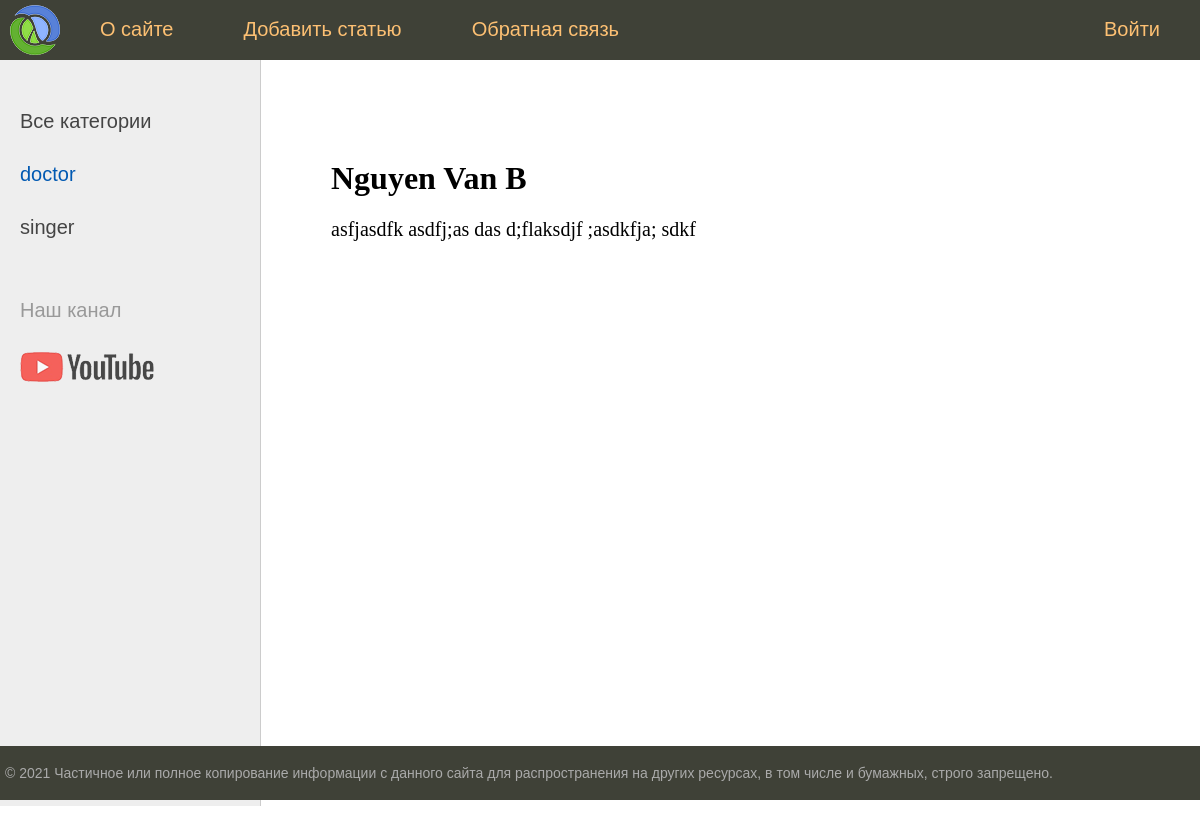
Page /post/nguyen-van-B/ on the committed database.
### women/models.py (models this page shows, shortened)
class Category(models.Model):
    name = models.CharField(max_length=100, db_index=True)
    slug = models.SlugField(max_length=255, unique=True, db_index=True, verbose_name="URL")
    def get_absolute_url(self):
        return reverse('category', kwargs={'cat_id': self.pk})
    class Meta:
        verbose_name = "Categorie"
        ordering = ['id', 'name']

class Women(models.Model):
    title = models.CharField(max_length=255)
    slug = models.SlugField(max_length=255, unique=True, db_index=True, verbose_name="URL")
    content = models.TextField(blank=True)
    photo = models.ImageField(upload_to="photos/%Y/%m/%d/")
    time_create = models.DateTimeField(auto_now_add=True)
    time_update = models.DateTimeField(auto_now=True)
    is_published = models.BooleanField(default=True)
    cat = models.ForeignKey('Category', on_delete=models.PROTECT)
    class Meta:
        verbose_name = "Popular Woman"
        ordering = ['time_create', 'title']

### women/views.py (the view)
# urls.py: path('post/<slug:post_slug>/', show_post, name='post'),
def show_post(request, post_slug):
    post = get_object_or_404(Women, slug=post_slug)
    context = {
        'post': post,
        'menu': menu,
        'title': post.title,
        'cat_selected': post.cat_id,
    }
    return render(request, 'women/post.html', context=context)

### women/templatetags/women_tags.py (called while the page is built)
@register.inclusion_tag('women/list_categories.html')
def show_categories(sort=None, cat_selected=0):
    if not sort:
        cats = Category.objects.all()
    else:
        cats = Category.objects.order_by(sort)
    return {'cats': cats, "cat_selected": cat_selected}

### women/templates/women/post.html (shortened to what this page needs)
{% extends 'women/base.html' %}
{% block content %}
<h1>{{post.title}}</h1>
{{post.content|linebreaks}}
{% endblock %}

### women/templates/women/list_categories.html
{% for c in cats %}
	{% if c.pk == cat_selected %}
		<li class="selected">{{c.name}}</li>
	{% else %}
		<li><a href="{{ c.get_absolute_url }}">{{c.name}}</a></li>
	{% endif %}
{% endfor %}

### women/static/women/css/styles.css (style rules this page uses)
html, body { font-family: "Arial"; margin: 0; padding: 0; height: 100%; width: 100%; color: #444; }
a { color: #0059b2; text-decoration: none; }
.left-chapters ul li { margin: 30px 0 0 0; color: #999; }
.left-chapters ul li.selected { color: #0059b2; }
.left-chapters ul li a { color: #444; text-decoration: none; }
.content-text h1 { font-size: 32px; }

### rows in the picture
Category: name "doctor"
Category: name "singer"
Women: title "Nguyen Van B", content "asfjasdfk asdfj;as das d;flaksdjf ;asdkfja; sdkf"

### other values in the picture
{{ m.title }} "О сайте" "Добавить статью" "Обратная связь"
{{ m.title }} "Войти"
